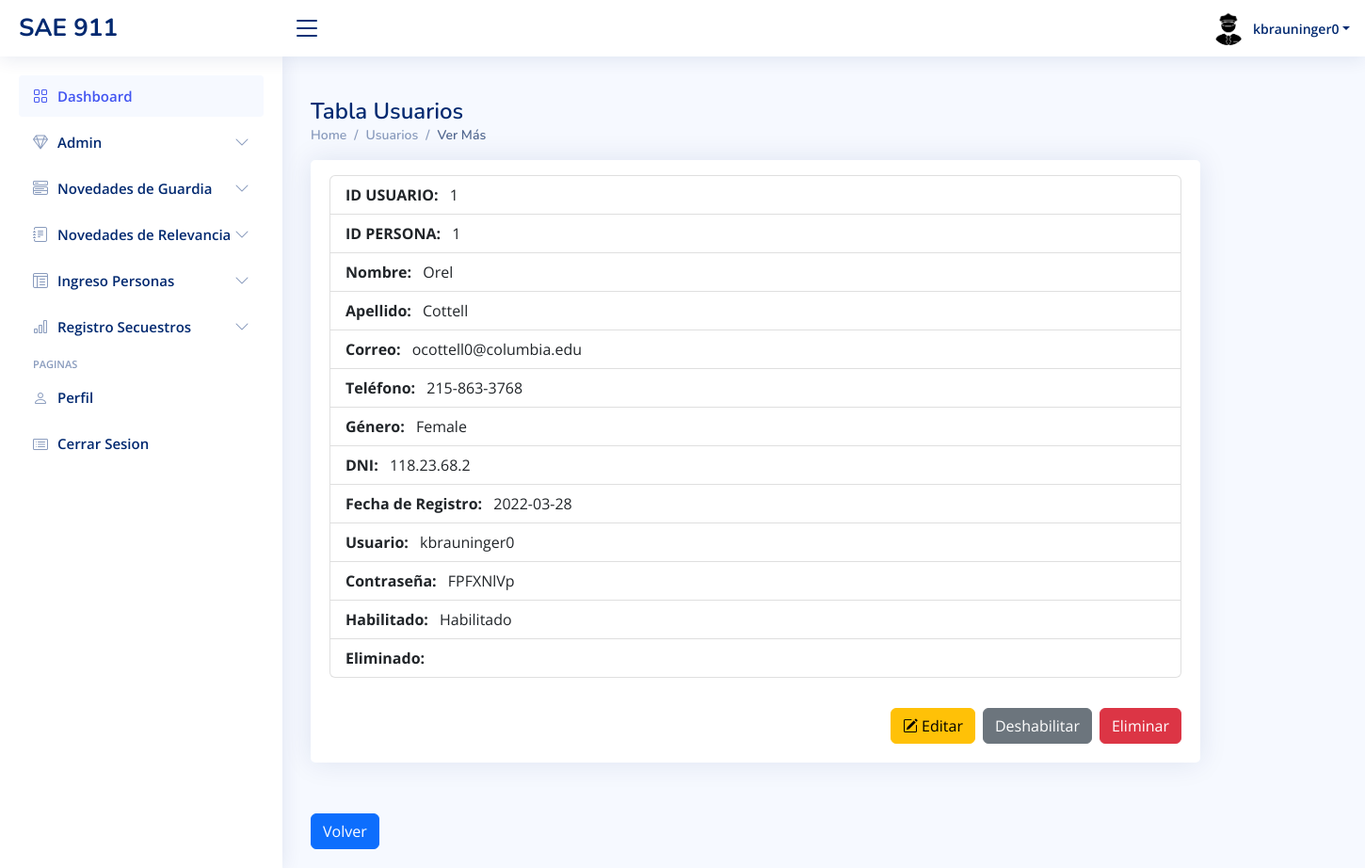
The page /usuarios-ver-mas.php?id=1 (signed in) on the database its author committed.
### tables this page shows
CREATE TABLE `usuarios` (
  `idUsuario` int NOT NULL,
  `usuario` varchar(50) NOT NULL,
  `contraseña` varchar(50) NOT NULL,
  `rol` int NOT NULL,
  `habilitado` int NOT NULL DEFAULT '1',
  `eliminado` tinyint NOT NULL DEFAULT '0',
  `idPersona` int NOT NULL
);

CREATE TABLE `personas` (
  `idPersona` int NOT NULL,
  `nombre` varchar(50) DEFAULT NULL,
  `apellido` varchar(50) DEFAULT NULL,
  `correo` varchar(50) DEFAULT NULL,
  `telefono` varchar(50) DEFAULT NULL,
  `sexo` varchar(50) DEFAULT NULL,
  `dni` varchar(20) DEFAULT NULL,
  `fechaRegistro` date DEFAULT NULL,
  `habilitado` int DEFAULT NULL,
  `borrado` int DEFAULT NULL
);

### usuarios-ver-mas.php (the view, shortened to what this page needs)
<?php
  include('conexion.php');
  $idUsuario = $_GET['id'];
  $consultaSelectUsuario = "SELECT * FROM usuarios WHERE idUsuario=$idUsuario";
  $resultado1=mysqli_query($conexion,$consultaSelectUsuario);
  if ($row1 = $resultado1->fetch_assoc()) {
    $nombreUsuario = $row1['usuario'];
    $contraseñaUsuario = $row1['contraseña'];
    $idPersona=$row1['idPersona'];
    $eliminadoUsuario = $row['eliminado'];
  }
  $consultaSelectPersona = "SELECT * FROM personas WHERE idPersona=$idPersona";
  $resultado2=mysqli_query($conexion,$consultaSelectPersona);
  if ($row2=$resultado2->fetch_assoc()) {
    $nombrePersona = $row2['nombre'];
    $apellidoPersona = $row2['apellido'];
    $correoPersona = $row2['correo'];
    $telefonoPersona = $row2['telefono'];
    $sexoPersona = $row2['sexo'];
    $dniPersona = $row2['dni'];
    $fechaRegistroPersona = $row2['fechaRegistro'];
    $habilitadoPersona = $row2['habilitado'];
  }
?>
<!DOCTYPE html>
<html lang="en">
<head>
  <link href="assets/vendor/bootstrap/css/bootstrap.min.css" rel="stylesheet">
  <link href="assets/vendor/bootstrap-icons/bootstrap-icons.css" rel="stylesheet">
  <link href="assets/vendor/boxicons/css/boxicons.min.css" rel="stylesheet">
  <link href="assets/vendor/quill/quill.snow.css" rel="stylesheet">
  <link href="assets/vendor/quill/quill.bubble.css" rel="stylesheet">
  <link href="assets/vendor/remixicon/remixicon.css" rel="stylesheet">
  <link href="assets/vendor/simple-datatables/style.css" rel="stylesheet">
  <link href="assets/css/style.css" rel="stylesheet">
</head>
<body>
  <?php include("./template/dashboard.php")?>
  <?php  if($_SESSION['rol'] == 1){
      include ("./template/admin.php");
    }else{
      include ("./template/usuario.php");
    }
  ?>
  <main id="main" class="main container">
    <div class="pagetitle">
      <h1>Tabla Usuarios</h1>
      <nav>
        <ol class="breadcrumb">
          <li class="breadcrumb-item"><a href="inicio-dashboard.php">Home</a></li>
          <li class="breadcrumb-item"><a href="usuarios-tabla.php">Usuarios</a></li>
          <li class="breadcrumb-item active">Ver Más</li>
        </ol>
      </nav>
    </div>
    <div class="card w-75 pt-3">
      <div class="card-body">
        <ul class="list-group mb-3">
          <li class="list-group-item fw-bold">ID USUARIO: <span class="fw-normal ms-2"><?php echo $idUsuario; ?></span></li>
          <li class="list-group-item fw-bold">ID PERSONA: <span class="fw-normal ms-2"><?php echo $idPersona; ?></span></li>
          <li class="list-group-item fw-bold">Nombre: <span class="fw-normal ms-2"><?php echo $nombrePersona; ?></span></li>
          <li class="list-group-item fw-bold">Apellido: <span class="fw-normal ms-2"><?php echo $apellidoPersona; ?></span></li>
          <li class="list-group-item fw-bold">Correo: <span class="fw-normal ms-2"><?php echo $correoPersona; ?></span></li>
          <li class="list-group-item fw-bold">Teléfono: <span class="fw-normal ms-2"><?php echo $telefonoPersona; ?></span> </li>
          <li class="list-group-item fw-bold">Género: <span class="fw-normal ms-2"><?php echo $sexoPersona; ?></span> </li>
          <li class="list-group-item fw-bold">DNI: <span class="fw-normal ms-2"><?php echo $dniPersona; ?></span> </li>
          <li class="list-group-item fw-bold">Fecha de Registro: <span class="fw-normal ms-2"><?php echo $fechaRegistroPersona; ?></span></li>
          <li class="list-group-item fw-bold">Usuario: <span class="fw-normal ms-2"><?php echo $nombreUsuario; ?></span></li>
          <li class="list-group-item fw-bold">Contraseña: <span class="fw-normal ms-2"><?php echo $contraseñaUsuario; ?></span></li>
          <li class="list-group-item fw-bold">
            Habilitado: <span class="fw-normal ms-2"><?php if ($habilitadoPersona == 1) {
                                                        echo "Habilitado";
                                                      } else {
                                                        echo "Deshabilitado";
                                                      } ?></span>
          </li>
          <li class="list-group-item fw-bold">Eliminado: <span class="fw-normal ms-2"><?php echo $eliminadoUsuario; ?></span></li>
        </ul>
        <button type="button" class="btn btn-danger float-end mt-3 ms-2" data-bs-toggle="modal" data-bs-target="#modalEliminar">
          Eliminar
        </button>
        <?php if($habilitadoPersona == 1){?>
            <button type="button" class="btn btn-secondary float-end mt-3 ms-2" data-bs-toggle="modal" data-bs-target="#modalDeshabilitar">
              Deshabilitar
            </button>
          <?php }elseif($habilitadoPersona==0){?>
            <button type="button" class="btn btn-success float-end mt-3 ms-2" data-bs-toggle="modal" data-bs-target="#modalDeshabilitar">
             Habilitar
            </button>
          <?php }?>
        <button type="button" class="btn btn-warning float-end mt-3" data-bs-toggle="modal" data-bs-target="#staticBackdrop">
          <i class="bi bi-pencil-square"></i>
          Editar
        </button>
      </div>
    </div>
    <br>
    <div class="d-flex justify-content-between">
      <a class="btn btn-primary " href="usuarios-tabla.php">Volver</a>
    </div>
  </main>
</body>
</html>

### assets/css/style.css (style rules this page uses)
:root { scroll-behavior: smooth; }
body { font-family: "Open Sans", sans-serif; background: #f6f9ff; color: #444444; }
a { color: #4154f1; text-decoration: none; }
h1, h2, h3, h4, h5, h6 { font-family: "Nunito", sans-serif; }
#main { margin-top: 60px; padding: 20px 30px; transition: all 0.3s; }
.pagetitle { margin-bottom: 10px; }
.pagetitle h1 { font-size: 24px; margin-bottom: 0; font-weight: 600; color: #012970; }
.card { margin-bottom: 30px; border: none; border-radius: 5px; box-shadow: 0px 0 30px rgba(1, 41, 112, 0.1); }
.card-body { padding: 0 20px 20px 20px; }
.breadcrumb { font-size: 14px; font-family: "Nunito", sans-serif; color: #899bbd; font-weight: 600; }
.breadcrumb a { color: #899bbd; transition: 0.3s; }
.breadcrumb .breadcrumb-item::before { color: #899bbd; }
.breadcrumb .active { color: #51678f; font-weight: 600; }
@media (min-width: 1200px) { #main, #footer { margin-left: 300px; } }

### rows shown on the page
usuarios: idPersona "1", usuario "kbrauninger0", contraseña "FPFXNlVp"
personas: nombre "Orel", apellido "Cottell", correo "ocottell0@columbia.edu", telefono "215-863-3768", sexo "Female", dni "118.23.68.2", fechaRegistro "2022-03-28"

### other values the page prints
$_SESSION['usuario'] "kbrauninger0"
$idUsuario "1"
